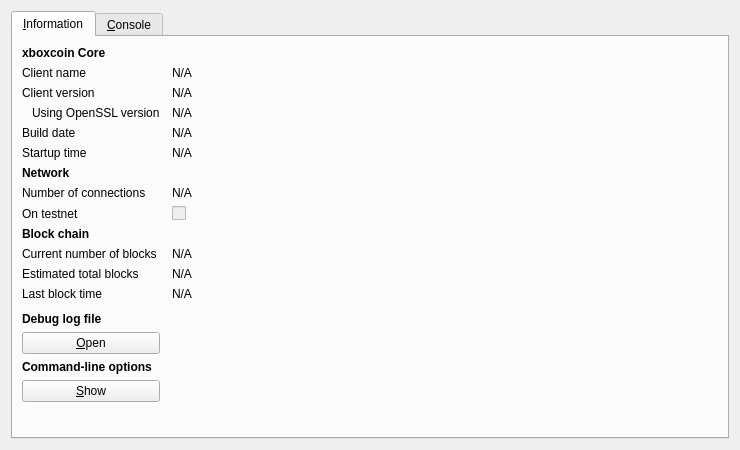
<?xml version="1.0" encoding="UTF-8"?>
<ui version="4.0">
 <class>RPCConsole</class>
 <widget class="QDialog" name="RPCConsole">
  <property name="geometry">
   <rect>
    <x>0</x>
    <y>0</y>
    <width>740</width>
    <height>450</height>
   </rect>
  </property>
  <property name="windowTitle">
   <string>xboxcoin - Debug window</string>
  </property>
  <layout class="QVBoxLayout" name="verticalLayout_2">
   <item>
    <widget class="QTabWidget" name="tabWidget">
     <property name="currentIndex">
      <number>0</number>
     </property>
     <widget class="QWidget" name="tab_info">
      <attribute name="title">
       <string>&amp;Information</string>
      </attribute>
      <layout class="QGridLayout" name="gridLayout" columnstretch="0,1">
       <property name="horizontalSpacing">
        <number>12</number>
       </property>
       <item row="0" column="0">
        <widget class="QLabel" name="label_9">
         <property name="font">
          <font>
           <weight>75</weight>
           <bold>true</bold>
          </font>
         </property>
         <property name="text">
          <string>xboxcoin Core</string>
         </property>
        </widget>
       </item>
       <item row="1" column="0">
        <widget class="QLabel" name="label_5">
         <property name="text">
          <string>Client name</string>
         </property>
        </widget>
       </item>
       <item row="1" column="1">
        <widget class="QLabel" name="clientName">
         <property name="cursor">
          <cursorShape>IBeamCursor</cursorShape>
         </property>
         <property name="text">
          <string>N/A</string>
         </property>
         <property name="textFormat">
          <enum>Qt::PlainText</enum>
         </property>
         <property name="textInteractionFlags">
          <set>Qt::LinksAccessibleByMouse|Qt::TextSelectableByKeyboard|Qt::TextSelectableByMouse</set>
         </property>
        </widget>
       </item>
       <item row="2" column="0">
        <widget class="QLabel" name="label_6">
         <property name="text">
          <string>Client version</string>
         </property>
        </widget>
       </item>
       <item row="2" column="1">
        <widget class="QLabel" name="clientVersion">
         <property name="cursor">
          <cursorShape>IBeamCursor</cursorShape>
         </property>
         <property name="text">
          <string>N/A</string>
         </property>
         <property name="textFormat">
          <enum>Qt::PlainText</enum>
         </property>
         <property name="textInteractionFlags">
          <set>Qt::LinksAccessibleByMouse|Qt::TextSelectableByKeyboard|Qt::TextSelectableByMouse</set>
         </property>
        </widget>
       </item>
       <item row="3" column="0">
        <widget class="QLabel" name="label_14">
         <property name="text">
          <string>Using OpenSSL version</string>
         </property>
         <property name="indent">
          <number>10</number>
         </property>
        </widget>
       </item>
       <item row="3" column="1">
        <widget class="QLabel" name="openSSLVersion">
         <property name="cursor">
          <cursorShape>IBeamCursor</cursorShape>
         </property>
         <property name="text">
          <string>N/A</string>
         </property>
         <property name="textFormat">
          <enum>Qt::PlainText</enum>
         </property>
         <property name="textInteractionFlags">
          <set>Qt::LinksAccessibleByMouse|Qt::TextSelectableByKeyboard|Qt::TextSelectableByMouse</set>
         </property>
        </widget>
       </item>
       <item row="4" column="0">
        <widget class="QLabel" name="label_12">
         <property name="text">
          <string>Build date</string>
         </property>
        </widget>
       </item>
       <item row="4" column="1">
        <widget class="QLabel" name="buildDate">
         <property name="cursor">
          <cursorShape>IBeamCursor</cursorShape>
         </property>
         <property name="text">
          <string>N/A</string>
         </property>
         <property name="textFormat">
          <enum>Qt::PlainText</enum>
         </property>
         <property name="textInteractionFlags">
          <set>Qt::LinksAccessibleByMouse|Qt::TextSelectableByKeyboard|Qt::TextSelectableByMouse</set>
         </property>
        </widget>
       </item>
       <item row="5" column="0">
        <widget class="QLabel" name="label_13">
         <property name="text">
          <string>Startup time</string>
         </property>
        </widget>
       </item>
       <item row="5" column="1">
        <widget class="QLabel" name="startupTime">
         <property name="cursor">
          <cursorShape>IBeamCursor</cursorShape>
         </property>
         <property name="text">
          <string>N/A</string>
         </property>
         <property name="textFormat">
          <enum>Qt::PlainText</enum>
         </property>
         <property name="textInteractionFlags">
          <set>Qt::LinksAccessibleByMouse|Qt::TextSelectableByKeyboard|Qt::TextSelectableByMouse</set>
         </property>
        </widget>
       </item>
       <item row="6" column="0">
        <widget class="QLabel" name="label_11">
         <property name="font">
          <font>
           <weight>75</weight>
           <bold>true</bold>
          </font>
         </property>
         <property name="text">
          <string>Network</string>
         </property>
        </widget>
       </item>
       <item row="7" column="0">
        <widget class="QLabel" name="label_7">
         <property name="text">
          <string>Number of connections</string>
         </property>
        </widget>
       </item>
       <item row="7" column="1">
        <widget class="QLabel" name="numberOfConnections">
         <property name="cursor">
          <cursorShape>IBeamCursor</cursorShape>
         </property>
         <property name="text">
          <string>N/A</string>
         </property>
         <property name="textFormat">
          <enum>Qt::PlainText</enum>
         </property>
         <property name="textInteractionFlags">
          <set>Qt::LinksAccessibleByMouse|Qt::TextSelectableByKeyboard|Qt::TextSelectableByMouse</set>
         </property>
        </widget>
       </item>
       <item row="8" column="0">
        <widget class="QLabel" name="label_8">
         <property name="text">
          <string>On testnet</string>
         </property>
        </widget>
       </item>
       <item row="8" column="1">
        <widget class="QCheckBox" name="isTestNet">
         <property name="enabled">
          <bool>false</bool>
         </property>
         <property name="text">
          <string/>
         </property>
        </widget>
       </item>
       <item row="9" column="0">
        <widget class="QLabel" name="label_10">
         <property name="font">
          <font>
           <weight>75</weight>
           <bold>true</bold>
          </font>
         </property>
         <property name="text">
          <string>Block chain</string>
         </property>
        </widget>
       </item>
       <item row="10" column="0">
        <widget class="QLabel" name="label_3">
         <property name="text">
          <string>Current number of blocks</string>
         </property>
        </widget>
       </item>
       <item row="10" column="1">
        <widget class="QLabel" name="numberOfBlocks">
         <property name="cursor">
          <cursorShape>IBeamCursor</cursorShape>
         </property>
         <property name="text">
          <string>N/A</string>
         </property>
         <property name="textFormat">
          <enum>Qt::PlainText</enum>
         </property>
         <property name="textInteractionFlags">
          <set>Qt::LinksAccessibleByMouse|Qt::TextSelectableByKeyboard|Qt::TextSelectableByMouse</set>
         </property>
        </widget>
       </item>
       <item row="11" column="0">
        <widget class="QLabel" name="label_4">
         <property name="text">
          <string>Estimated total blocks</string>
         </property>
        </widget>
       </item>
       <item row="11" column="1">
        <widget class="QLabel" name="totalBlocks">
         <property name="cursor">
          <cursorShape>IBeamCursor</cursorShape>
         </property>
         <property name="text">
          <string>N/A</string>
         </property>
         <property name="textFormat">
          <enum>Qt::PlainText</enum>
         </property>
         <property name="textInteractionFlags">
          <set>Qt::LinksAccessibleByMouse|Qt::TextSelectableByKeyboard|Qt::TextSelectableByMouse</set>
         </property>
        </widget>
       </item>
       <item row="12" column="0">
        <widget class="QLabel" name="label_2">
         <property name="text">
          <string>Last block time</string>
         </property>
        </widget>
       </item>
       <item row="12" column="1">
        <widget class="QLabel" name="lastBlockTime">
         <property name="cursor">
          <cursorShape>IBeamCursor</cursorShape>
         </property>
         <property name="text">
          <string>N/A</string>
         </property>
         <property name="textFormat">
          <enum>Qt::PlainText</enum>
         </property>
         <property name="textInteractionFlags">
          <set>Qt::LinksAccessibleByMouse|Qt::TextSelectableByKeyboard|Qt::TextSelectableByMouse</set>
         </property>
        </widget>
       </item>
       <item row="13" column="0">
        <spacer name="verticalSpacer_2">
         <property name="orientation">
          <enum>Qt::Vertical</enum>
         </property>
         <property name="sizeHint" stdset="0">
          <size>
           <width>20</width>
           <height>20</height>
          </size>
         </property>
        </spacer>
       </item>
       <item row="14" column="0">
        <widget class="QLabel" name="labelDebugLogfile">
         <property name="font">
          <font>
           <weight>75</weight>
           <bold>true</bold>
          </font>
         </property>
         <property name="text">
          <string>Debug log file</string>
         </property>
        </widget>
       </item>
       <item row="15" column="0">
        <widget class="QPushButton" name="openDebugLogfileButton">
         <property name="toolTip">
          <string>Open the xboxcoin debug log file from the current data directory. This can take a few seconds for large log files.</string>
         </property>
         <property name="text">
          <string>&amp;Open</string>
         </property>
         <property name="autoDefault">
          <bool>false</bool>
         </property>
        </widget>
       </item>
       <item row="16" column="0">
        <widget class="QLabel" name="labelCLOptions">
         <property name="font">
          <font>
           <weight>75</weight>
           <bold>true</bold>
          </font>
         </property>
         <property name="text">
          <string>Command-line options</string>
         </property>
        </widget>
       </item>
       <item row="17" column="0">
        <widget class="QPushButton" name="showCLOptionsButton">
         <property name="toolTip">
          <string>Show the xboxcoin-Qt help message to get a list with possible xboxcoin command-line options.</string>
         </property>
         <property name="text">
          <string>&amp;Show</string>
         </property>
         <property name="autoDefault">
          <bool>false</bool>
         </property>
        </widget>
       </item>
       <item row="18" column="0">
        <spacer name="verticalSpacer">
         <property name="orientation">
          <enum>Qt::Vertical</enum>
         </property>
         <property name="sizeHint" stdset="0">
          <size>
           <width>20</width>
           <height>40</height>
          </size>
         </property>
        </spacer>
       </item>
      </layout>
     </widget>
     <widget class="QWidget" name="tab_console">
      <attribute name="title">
       <string>&amp;Console</string>
      </attribute>
      <layout class="QVBoxLayout" name="verticalLayout_3">
       <property name="spacing">
        <number>3</number>
       </property>
       <item>
        <widget class="QTextEdit" name="messagesWidget">
         <property name="minimumSize">
          <size>
           <width>0</width>
           <height>100</height>
          </size>
         </property>
         <property name="readOnly">
          <bool>true</bool>
         </property>
         <property name="tabKeyNavigation" stdset="0">
          <bool>false</bool>
         </property>
         <property name="columnCount" stdset="0">
          <number>2</number>
         </property>
        </widget>
       </item>
       <item>
        <layout class="QHBoxLayout" name="horizontalLayout">
         <property name="spacing">
          <number>3</number>
         </property>
         <item>
          <widget class="QLabel" name="label">
           <property name="text">
            <string notr="true">&gt;</string>
           </property>
          </widget>
         </item>
         <item>
          <widget class="QLineEdit" name="lineEdit"/>
         </item>
         <item>
          <widget class="QPushButton" name="clearButton">
           <property name="maximumSize">
            <size>
             <width>24</width>
             <height>24</height>
            </size>
           </property>
           <property name="toolTip">
            <string>Clear console</string>
           </property>
           <property name="text">
            <string/>
           </property>
           <property name="icon">
            <iconset resource="../bitcoin.qrc">
             <normaloff>:/icons/remove</normaloff>:/icons/remove</iconset>
           </property>
           <property name="shortcut">
            <string notr="true">Ctrl+L</string>
           </property>
           <property name="autoDefault">
            <bool>false</bool>
           </property>
          </widget>
         </item>
        </layout>
       </item>
      </layout>
     </widget>
    </widget>
   </item>
  </layout>
 </widget>
 <resources>
  <include location="../bitcoin.qrc"/>
 </resources>
 <connections/>
</ui>
